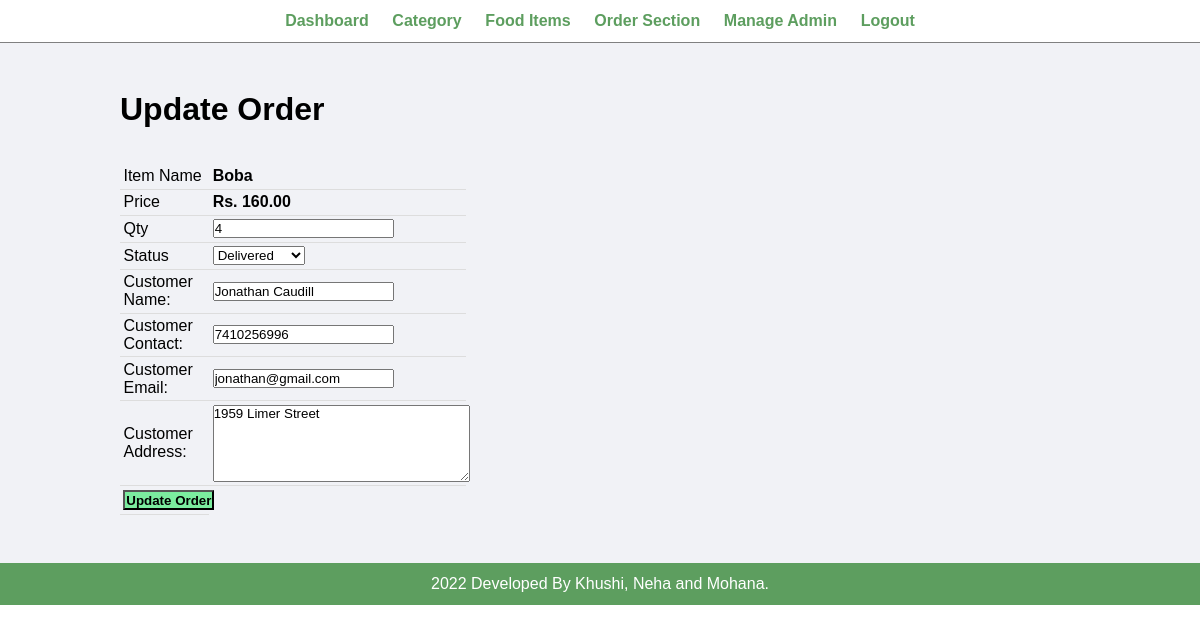
Screenshot of /admin/update-order.php?id=4 (signed in) with the database file from the repository.
### tables this page shows
CREATE TABLE `Order` (
  `id` int(10) UNSIGNED NOT NULL,
  `food` varchar(150) NOT NULL,
  `price` decimal(10,2) NOT NULL,
  `qty` int(11) NOT NULL,
  `total` decimal(10,2) NOT NULL,
  `order_date` datetime NOT NULL,
  `status` varchar(50) NOT NULL,
  `customer_name` varchar(150) NOT NULL,
  `customer_contact` varchar(20) NOT NULL,
  `customer_email` varchar(150) NOT NULL,
  `customer_address` varchar(255) NOT NULL
);

### admin/update-order.php (the view, shortened to what this page needs)
<?php include('partials/menu.php'); ?>
<div class="main-content">
    <div class="wrapper">
        <h1>Update Order</h1>
        <br><br>
        <?php
            if(isset($_GET['id']))
            {
                $id=$_GET['id'];
                $sql = "SELECT * FROM `Order` WHERE id=$id";
                $res = mysqli_query($conn, $sql);
                $count = mysqli_num_rows($res);
                if($count==1)
                {
                    $row=mysqli_fetch_assoc($res);
                    $food = $row['food'];
                    $price = $row['price'];
                    $qty = $row['qty'];
                    $status = $row['status'];
                    $customer_name = $row['customer_name'];
                    $customer_contact = $row['customer_contact'];
                    $customer_email = $row['customer_email'];
                    $customer_address= $row['customer_address'];
                }
                else
                {
                    header('location:'.SITEURL.'admin/manage-order.php');
                }
            }
            else
            {
                header('location:'.SITEURL.'admin/manage-order.php');
            }
        ?>
        <form action="" method="POST">
            <table class="tbl-30">
                <tr>
                    <td>Item Name</td>
                    <td><b> <?php echo $food; ?> </b></td>
                </tr>
                <tr>
                    <td>Price</td>
                    <td>
                        <b> Rs. <?php echo $price; ?></b>
                    </td>
                </tr>
                <tr>
                    <td>Qty</td>
                    <td>
                        <input type="number" name="qty" value="<?php echo $qty; ?>">
                    </td>
                </tr>
                <tr>
                    <td>Status</td>
                    <td>
                        <select name="status">
                            <option <?php if($status=="Delivered"){echo "selected";} ?> value="Delivered">Delivered</option>
                        </select>
                    </td>
                </tr>
                <tr>
                    <td>Customer Name: </td>
                    <td>
                        <input type="text" name="customer_name" value="<?php echo $customer_name; ?>">
                    </td>
                </tr>
                <tr>
                    <td>Customer Contact: </td>
                    <td>
                        <input type="text" name="customer_contact" value="<?php echo $customer_contact; ?>">
                    </td>
                </tr>
                <tr>
                    <td>Customer Email: </td>
                    <td>
                        <input type="text" name="customer_email" value="<?php echo $customer_email; ?>">
                    </td>
                </tr>
                <tr>
                    <td>Customer Address: </td>
                    <td>
                        <textarea name="customer_address" cols="30" rows="5"><?php echo $customer_address; ?></textarea>
                    </td>
                </tr>
                <tr>
                    <td clospan="2">
                        <input type="submit" name="submit" value="Update Order" class="btn-secondary">
                    </td>
                </tr>
            </table>
        </form>
    </div>
</div>
<?php include('partials/footer.php'); ?>

### css/admin.css (style rules this page uses)
* { margin: 0; padding: 0; font-family: Arial, Helvetica, sans-serif; }
.wrapper { padding: 1%; width: 80%; margin: 0 auto; }
.tbl-30 { width: 30%; }
table { border-collapse: collapse; width: 100%; }
th, td { padding: 8px; text-align: left; border-bottom: 1px solid #ddd; }
table tr td { padding: 1%; }
.btn-secondary { background-color: #7bed9f; padding: 1%; color: black; text-decoration: none; font-weight: bold; }
.main-content { background-color: #f1f2f6; padding: 3% 0; }

### rows the page displays
order: food "Boba", price "160.00", qty "4", status "Delivered", customer_name "Jonathan Caudill", customer_contact "7410256996", customer_email "jonathan@gmail.com", customer_address "1959 Limer Street"
